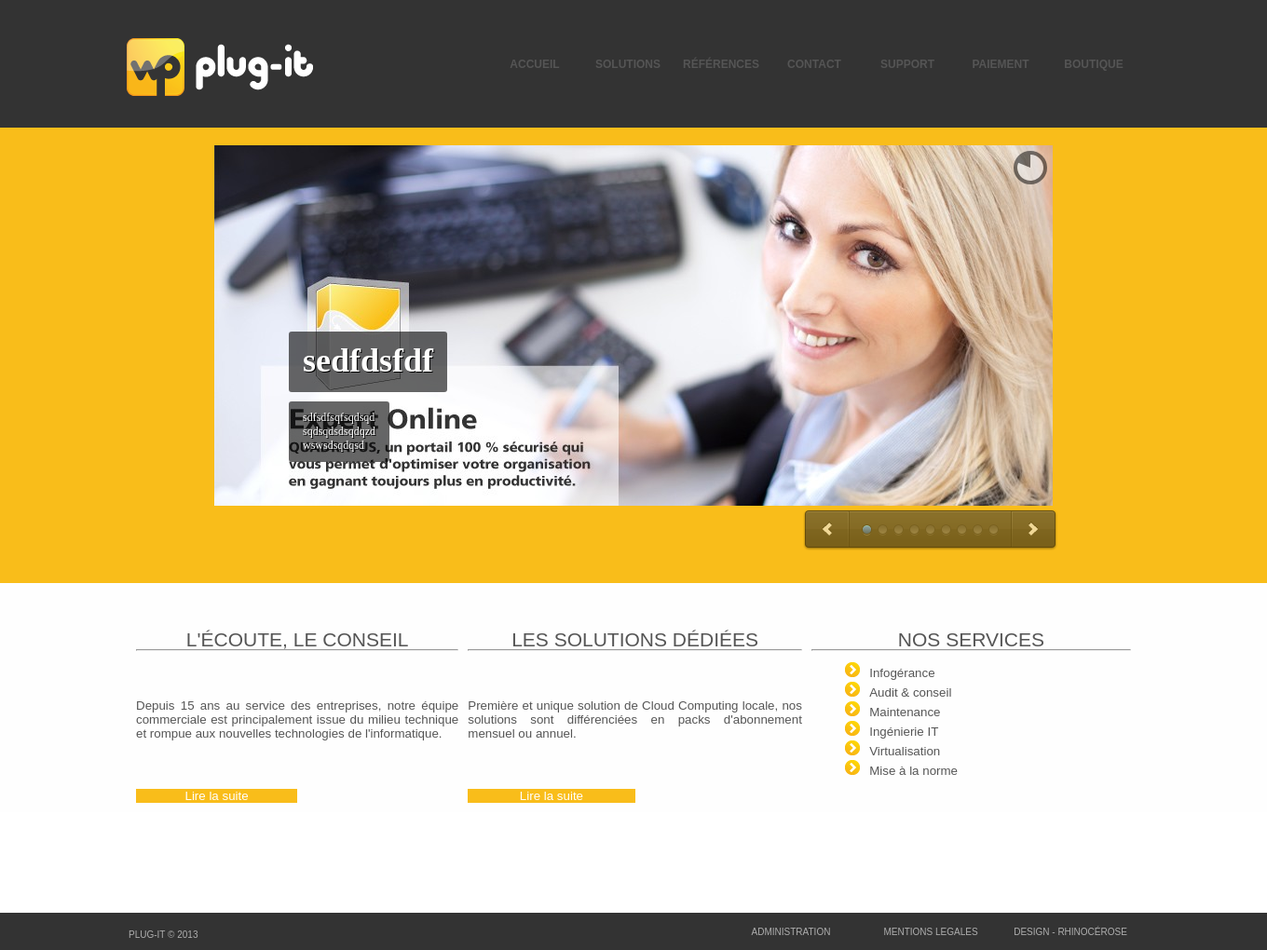
The page / on the database its author committed.
### tables this page shows
CREATE TABLE IF NOT EXISTS `menu` (
  `id` int(11) NOT NULL AUTO_INCREMENT,
  `interne` tinyint(1) NOT NULL,
  `active` tinyint(1) NOT NULL,
  `nom` varchar(50) NOT NULL,
  `position` int(11) NOT NULL,
  `lien` varchar(255) NOT NULL,
  PRIMARY KEY (`id`)
);

CREATE TABLE IF NOT EXISTS `solutions` (
  `id` int(11) NOT NULL AUTO_INCREMENT,
  `titre` varchar(100) NOT NULL,
  `corps` text NOT NULL,
  `image_car` varchar(255) NOT NULL,
  `image_sol` varchar(255) NOT NULL,
  `description` varchar(255) NOT NULL,
  `date` timestamp NOT NULL DEFAULT CURRENT_TIMESTAMP,
  `ordre` int(11) NOT NULL,
  PRIMARY KEY (`id`)
);

CREATE TABLE IF NOT EXISTS `services` (
  `id` int(11) NOT NULL AUTO_INCREMENT,
  `titre` varchar(100) NOT NULL,
  `corps` text NOT NULL,
  `image` varchar(100) NOT NULL,
  `subtitre` varchar(50) NOT NULL,
  `date` timestamp NOT NULL DEFAULT CURRENT_TIMESTAMP,
  `ordre` int(11) NOT NULL,
  PRIMARY KEY (`id`)
);

### Include/invite/accueil.php (the view, shortened to what this page needs)
<?php
	switch($_GET['sub'])
	{
		case 'main':
?>
			<div style="background-color:#f9bd1a; height:475px; width:100%; padding-top:1%;">
				<div id="iview">
				<?php
					$video = array('.avi','.mp4');
					$rq=mysql_query("SELECT COUNT(id) as nombreslides FROM solutions")or die('Erreur SQL !<br />'.mysql_error());
					$array = mysql_fetch_array($rq);
					$max= max(10,$array['nombreslides']);
					$rq=mysql_query("SELECT * FROM solutions ORDER by date DESC LIMIT ".$max."")or die('Erreur SQL !<br />'.mysql_error());
					$effet = array('slice-top-fade,slice-right-fade','zigzag-drop-top,zigzag-drop-bottom','strip-right-fade,strip-left-fade','');
					$i=0;
					while($array=mysql_fetch_array($rq))
					{
						$ext = strtolower(strrchr($array['image_car'], '.'));
						if(in_array($ext,$video))
							echo '<div data-iview:image="images/slide_08.jpg" data-iview:type="video" data-iview:transition="'.$effet[$i].'">
								<iframe src="http://127.0.0.1/plug-it/include/invite/viewvid.php?vid=../../'.$array['image_car'].'" width="100%" height="100%" frameborder="0" webkitAllowFullScreen mozallowfullscreen allowFullScreen></iframe>
								<div class="iview-caption caption1" data-x="80" data-y="200">'.$array['titre'].'</sup></div>
								<div class="iview-caption" data-x="80" data-y="275" data-transition="wipeRight">'.$array['description'].'</div>
								</div>';
						else
							echo '<div data-iview:image="'.$array['image_car'].'" data-iview:transition="'.$effet[$i].'"></div>';
						$i++;
						if($i > 3)
							$i =0;
					}
				?>
				</div>
			</div>
			<div style="margin-top:40px;">
				<table class="table_accueil" border="0" cellspacing="10" cellpadding="10">
					<tr>
						<td>
							<h2>L'écoute, le conseil</h2>
							<hr style="color:#dedede"/>
						</td>
						<td>
							<h2>Les solutions dédiées</h2>
							<hr style="color:#dedede"/>
						</td>
						<td>
							<h2>Nos services</h2>
							<hr style="color:#dedede"/>
						</td>
					</tr>
					<tr>
						<td>
							Depuis 15 ans au service des entreprises,
							notre équipe commerciale est principalement
							issue du milieu technique et rompue aux
							nouvelles technologies de l'informatique.
						</td>
						<td>
							Première et unique solution de Cloud Computing locale,
							nos solutions sont différenciées en packs d'abonnement mensuel ou annuel.
						</td>
						<td>
						<?php
							$retour = mysql_query('SELECT * FROM services ORDER BY ordre') or die('Erreur SQL !<br />'.mysql_error());
							echo '<table style="margin-left:auto; margin-right:auto; width:80%;">';
							while ($donnees = mysql_fetch_array($retour))
							{
								echo'<tr>
									<td><img style="margin-right:10px;" src="images/fleche.png" /><a class="mail" href="index.php?page=services&mode=viewone&id='.$donnees['id'].'">'.$donnees['subtitre'].'</a></td>
								</tr>';
							}
							echo '</table>';
						?>
						</td>
					</tr>
					<tr>
						<td onclick="location.href='index.php?page=accueil&sub=conseil'" style="cursor:pointer;">
							<p class="bouton">Lire la suite</p>
						</td>
						<td onclick="location.href='index.php?page=accueil&sub=sol'" style="cursor:pointer;">
							<p class="bouton">Lire la suite</p>
						</td>
						<td>
						</td>
					</tr>
				</table>
			</div>
<?php
		break;
?>
<?php
	}
?>

### Include/common/Banniere.php (shortened to what this page needs)
<div style="overflow:hidden;">
	<table style="position:absolute;right:10%;" height="137px" class="menu" cellspacing="0">
		<tr>
<?php
		$rq = mysql_query("SELECT * FROM menu ORDER BY position")or die('Erreur SQL !<br />'.mysql_error());
		while($ar=mysql_fetch_array($rq))
		{
			if($ar['active'] == true)
			{
				echo '
				<td onclick="location.href=\''.$ar['lien'].'\'"';
						echo 'class="menu_unselected"';
				echo '>'.$ar['nom'].'</td>';
			}
		}
?>
		</tr>
	</table>
</div>

### css/iview.css (style rules this page uses)
.iview-caption { position:absolute; z-index:4; overflow: hidden; cursor: default; }

### css/skin 1/style.css (style rules this page uses)
#iview { display: block; width: 900px; height: 400px; padding: 5px; position: relative; margin: auto; }
.iview-caption { background: url('../../img/caption-bg.png'); color: #FFF; border-radius: 3px; padding: 10px 15px; font-family: Verdana; font-size: 12px; text-shadow: #000 1px 1px 0px; }
.iview-caption.caption1 { font-size: 36px; font-weight: bold; height: 45px; }

### css/styles.css (style rules this page uses)
* { padding: 0px; margin: 0px; outline: none; }

### styles/index.css (style rules this page uses)
.menu td { width:100px; text-align:center; cursor: pointer; font-weight:bold; text-transform:uppercase; font-size: 12px; }
.mail { text-decoration:none; color:#555555; }
.table_accueil { margin:auto; width:80%; min-width: 800px; }
.table_accueil td { width: 10%; text-align: justify; }
.bouton { display:block; color:white; border:0px solid; text-decoration:none; text-align:center; background-color:#f9bd1a; border-color:#f9bd1a; width:50%; }
h2,h3 { text-align: center; font-weight: normal; font-size:21px; line-height:21px; text-transform:uppercase; }
body { color:#555555; font-size:10pt; font-family: Arial,Helvetica,sans-serif; padding:0; margin: 0; }
html { margin:0; }

### rows shown on the page
menu: nom "ACCUEIL"
menu: nom "SOLUTIONS"
menu: nom "RÉFÉRENCES"
menu: nom "CONTACT"
menu: nom "SUPPORT"
menu: nom "PAIEMENT"
menu: nom "BOUTIQUE"
solutions: titre "sedfdsfdf", description "sdfsdfsqfsqdsqd sqdsqdsdsqdqzd wswsdsqdqsd"
services: subtitre "Infogérance"
services: subtitre "Audit & conseil"
services: subtitre "Maintenance"
services: subtitre "Ingénierie IT"
services: subtitre "Virtualisation"
services: subtitre "Mise à la norme"
